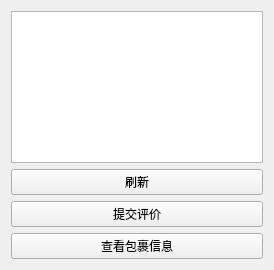
<?xml version="1.0" encoding="UTF-8"?>
<ui version="4.0">
    <class>FeedbackView</class>
    <widget class="QWidget" name="FeedbackView">
        <property name="geometry">
            <rect>
                <x>0</x>
                <y>0</y>
                <width>274</width>
                <height>270</height>
            </rect>
        </property>
        <property name="windowTitle">
            <string>反馈评价</string>
        </property>
        <layout class="QVBoxLayout" name="verticalLayout">
            <item>
                <widget class="QTableWidget" name="feedbackTableWidget"/>
            </item>
            <item>
                <widget class="QPushButton" name="refreshFeedbackButton">
                    <property name="text">
                        <string>刷新</string>
                    </property>
                </widget>
            </item>
            <item>
                <widget class="QPushButton" name="submitFeedbackButton">
                    <property name="text">
                        <string>提交评价</string>
                    </property>
                </widget>
            </item>
            <item>
                <widget class="QPushButton" name="viewPackageButton">
                    <property name="text">
                        <string>查看包裹信息</string>
                    </property>
                </widget>
            </item>
        </layout>
    </widget>
    <resources/>
    <connections/>
</ui>
